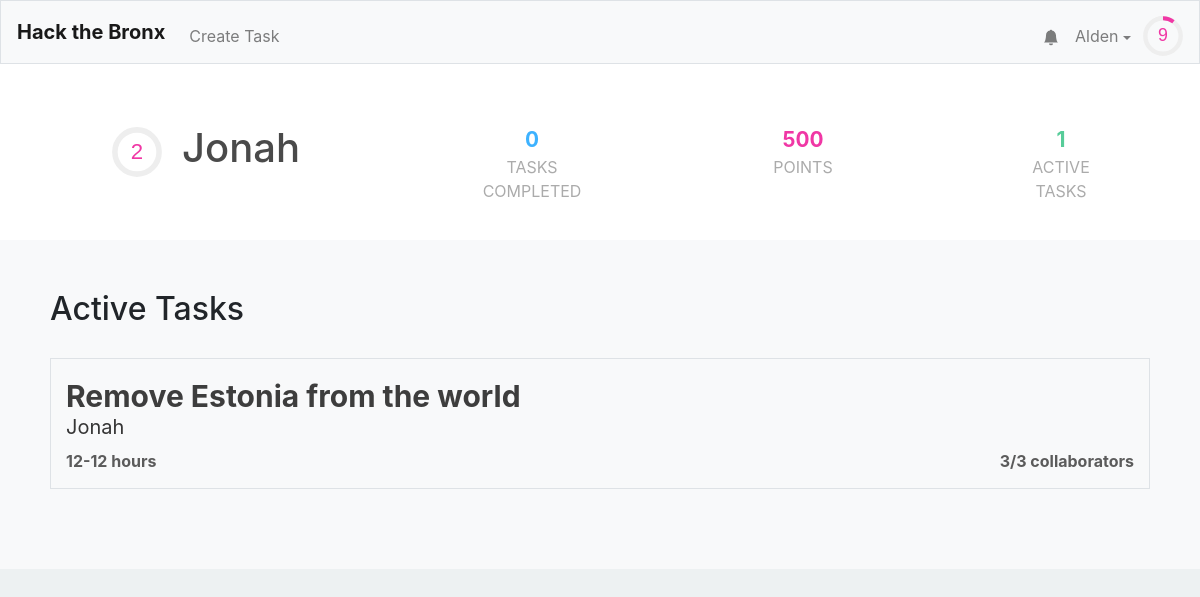
Screenshot of /profile/Jonah (signed in) with the database file from the repository.
### tables this page shows
CREATE TABLE "users" (
	"id"	INTEGER NOT NULL UNIQUE,
	"username"	TEXT NOT NULL UNIQUE,
	"hash"	TEXT NOT NULL,
	"email"	TEXT,
	"tasks"	TEXT,
	"points"	INTEGER NOT NULL DEFAULT 0,
	"numcomplete"	INTEGER NOT NULL DEFAULT 0,
	"notifications"	BLOB,
	PRIMARY KEY("id" AUTOINCREMENT)
);

CREATE TABLE "tasks" (
	"id"	INTEGER NOT NULL UNIQUE,
	"title"	TEXT NOT NULL,
	"description"	TEXT,
	"languages"	BLOB,
	"image"	TEXT,
	"hmin"	INTEGER,
	"hmax"	INTEGER,
	"cmax"	INTEGER,
	"collaborators"	TEXT,
	"creator"	INTEGER,
	PRIMARY KEY("id" AUTOINCREMENT)
);

### application.py (the view)
@app.route("/profile/<username>")
@login_required
def profile(username):
    user = getuser(session, db)
    if user["username"] != username:
        other_user = get_user_from_name(username, db)
    else:
        other_user = user
    alltasks = db.execute("SELECT * FROM tasks")
    tasks = []
    for task in alltasks:
        if (task['creator'] == other_user['id'] or other_user['id'] in debyte(task['collaborators'])):
            task['creator'] = other_user["username"]
            task["collaborators-count"] = len(debyte(task['collaborators']))
            task["points"] = calculate_points(task)
            tasks.append(task)
    tags = [] #[("f091","Top 100")]
    return render_template("profile.html",tags=tags,other_user=other_user,user=user,active_tasks=tasks,task_count=len(tasks), len=len)

### application.py (called while the page is built)
@app.after_request
def after_request(response):
    response.headers["Cache-Control"] = "no-cache, no-store, must-revalidate"
    response.headers["Expires"] = 0
    response.headers["Pragma"] = "no-cache"
    return response

### helpers.py (called while the page is built)
def login_required(f):
    @wraps(f)
    def decorated_function(*args, **kwargs):
        if session.get("user_id") is None:
            return redirect("/login")
        return f(*args, **kwargs)
    return decorated_function

def debyte(obj):
    return pickle.loads(obj)

def getuser(session, db):
    user =  db.execute("SELECT * FROM users WHERE id = :id", id=session["user_id"])[0]
    user["level"]=int(user['points']**.5//8)
    user["level-progress"] = (user['points']**.5/8-user["level"])*100
    user["notifications"] = debyte(user["notifications"]) if user["notifications"] else []
    user["notification-amount"] = len(user["notifications"])
    return user

def get_user_from_name(name, db):
    user =  db.execute("SELECT * FROM users WHERE username = :name", name=name)[0]
    user["level"]=int(user['points']**.5//8)
    user["level-progress"] = (user['points']**.5%8)/(((user["level"]+1)*8)**2)
    return user

def calculate_points(task):
    if task['hmin'] and task['hmax']:
        total = int(min((task['hmin']+task['hmax'])/2 * 100, 500))
    else:
        total = 0
    return total

### templates/profile.html (shortened to what this page needs)
{% extends "layout.html" %}
{% block head %}
    <link href="/static/profile.css" rel="stylesheet">
    <link rel="stylesheet" href="https://use.fontawesome.com/releases/v5.0.7/css/all.css">
	<link href="https://cdnjs.cloudflare.com/ajax/libs/font-awesome/4.7.0/css/font-awesome.min.css" rel="stylesheet"/>
{% endblock %}
{% block mainnocont %}
	<div class="profile-outer">
		<div class="name-wrapper">
			<div class = "name-section">
			 	<div style="display: flex; align-items: center;">
					<div style = "margin-left: 12px;">
						<svg viewBox="0 0 36 36" class="level-display-outer">
							<path class="level-display-bg"
				        d="M18 2.0845
				          a 15.9155 15.9155 0 0 1 0 31.831
				          a 15.9155 15.9155 0 0 1 0 -31.831"
				      />
						  <path class = "level-display"
						    d="M18 2.0845
						      a 15.9155 15.9155 0 0 1 0 31.831
						      a 15.9155 15.9155 0 0 1 0 -31.831"
						    fill="none"
						    stroke="#444";
						    stroke-width="1";
						    stroke-dasharray="{{ other_user["level-progress"] }}, 100";
						  />
						  <text x="18" y="22.8" class="level">{{other_user["level"]}}</text>
						</svg>
					</div>
					<h1 class="profile-username">{{other_user["username"]}}</h1>
				</div>
				<div class = "tasks-completed">
					<span>{{ other_user["numcomplete"] }}</span>
					<div>Tasks Completed</div>
				</div>
				<div class = "point-count">
					<span>{{ other_user["points"] }}</span>
					<div>Points</div>
				</div>
				<div class = "active-tasks">
					<span>{{ task_count }}</span>
					<div>Active Tasks</div>
				</div>
			</div>
		</div>
		<div class = "information">
			<h2>Active Tasks</h2>
			<div class = "a-tasks">
				{% for task in active_tasks %}
					<a class = "div-link" href="/task/{{task.id}}">
						<div class="task">
							<span class="task-name">{{ task["title"] }}</span>
							<span class="task-creator">{{ task["creator"] }}</span>
							<div class="task-stats">
								<span class="task-time">{{ task["hmin"] }}-{{ task["hmax"] }} hours</span>
								<span class="task-collaborator-count">{{task["collaborators-count"] }}/{{ task["cmax"] }} collaborators</span>
							</div>
						</div>
					</a>
				{% endfor %}
			</div>
		</div>
	</div>
{% endblock %}

### templates/layout.html (shortened to what this page needs)
<!DOCTYPE html>
<html lang="en">
    <head>
        <link href="https://maxcdn.bootstrapcdn.com/bootstrap/4.1.3/css/bootstrap.min.css" rel="stylesheet">
        {% block head %}{% endblock %}
        <link href="/static/styles.css" rel="stylesheet">
    </head>
    <body>
        <nav style = "height: 8vh" class="navbar navbar-expand-md navbar-light bg-light border">
            <a class="navbar-brand" href="/"><b>Hack the Bronx</b></a>
            <div class="collapse navbar-collapse" id="navbar">
                {% if session.user_id %}
                    <ul class="navbar-nav mt-2">
                        <li class="nav-item"><a class="nav-link" href="/taskCreation">Create Task</a></li>
                    </ul>
                    <ul class="navbar-nav ml-auto mt-2">
                        <li style="position: relative; transform:translateX(8px) translateY(7.5px);"class="nav-item"><a class="nav-link" href="/notifications"><svg xmlns="http://www.w3.org/2000/svg" width="16" height="16" fill="currentColor" class="bi bi-bell-fill" viewBox="0 0 16 16">
  <path d="M8 16a2 2 0 0 0 2-2H6a2 2 0 0 0 2 2zm.995-14.901a1 1 0 1 0-1.99 0A5.002 5.002 0 0 0 3 6c0 1.098-.5 6-2 7h14c-1.5-1-2-5.902-2-7 0-2.42-1.72-4.44-4.005-4.901z"/>
</svg></a><span style="display:{{ "none" if user["notification-amount"] == 0 else "flex" }};" class="notification-circle">{{user["notification-amount"]}}</span></li>
                        <li class="nav-item">
                            <div id="user-information-dropdown">
                              <button onclick="showUserDropdown()" id="user-information-dropname" class="nav-link">{{ session.user_name }} <span class="dropdown-caret"></span></button>
                            </div>
                        </li>
                        <li class="nav-item">
                            <div style = "margin-left: -4px;">
                                <svg viewBox="0 0 36 36" style="transform: translateY(8px); width: 40px;">
                                    <path class="level-display-bg"
                                d="M18 2.0845
                                  a 15.9155 15.9155 0 0 1 0 31.831
                                  a 15.9155 15.9155 0 0 1 0 -31.831"
                              />
                                  <path class = "level-display"
                                    d="M18 2.0845
                                      a 15.9155 15.9155 0 0 1 0 31.831
                                      a 15.9155 15.9155 0 0 1 0 -31.831"
                                    fill="none"
                                    stroke="#444";
                                    stroke-width="1";
                                    stroke-dasharray="{{ user["level-progress"] }}, 100";
                                  />
                                  <text x="18" y="22.8" class="level">{{user["level"]}}</text>
                                </svg>
                            </div>
                        </li>
                    </ul>
                {% endif %}
            </div>
        </nav>
        {% block mainnocont %}{% endblock %}
        <main class="container p-5">
        </main>
    </body>
</html>

### static/profile.css (style rules this page uses)
.profile-username { color:var(--text-medium-1); margin-left: 20px; }
.name-section,.name-wrapper { color: var(--text-medium-2); padding: 30px 100px; background: white; width: 100%; display: flex; }
.name-wrapper { padding: 30px 0px; display: block; }
.information { left:0; right: 0; display: block; background: var(--foreground-1); width: 100%; padding: 50px 50px; }
.tasks-completed { display: flex; flex-direction: column; align-items-content: center; text-align: center; width: 200px; padding: 0; height: 50px; margin-left: 180px; }
.tasks-completed span { font-weight: bold; font-size: 1.3em; color: var(--focus-skyblue); }
.tasks-completed div { color: var(--text-light); text-transform: uppercase; }
.point-count { display: flex; flex-direction: column; align-items-content: center; text-align: center; width: 150px; height: 50px; margin-left: 180px; }
.point-count span { font-weight: bold; font-size: 1.3em; color: var(--focus-pink); }
.point-count div { color: var(--text-light); text-transform: uppercase; }
.active-tasks { display: flex; flex-direction: column; align-items-content: center; text-align: center; width: 150px; height: 50px; margin-left: 180px; }
.active-tasks span { font-weight: bold; font-size: 1.3em; color: var(--focus-mint); }
.active-tasks div { color: var(--text-light); text-transform: uppercase; }
body { background: var(--background-1); }
.task { margin: 30px 0; background: #F8F9FA; border: 1px solid #DEE2E6; padding: 15px; display: flex; flex-direction: column; transition: .1s; color: #3d3d3d; }
.task-name { font-size: 30px; font-weight: bold; }
.task-creator { transform: translateY(-7px); color: #353535; font-size: 20px; }
.task-points, .task-time, .task-collaborator-count { color: #5B5B5B; font-weight: bold; }
.task-stats { display: flex; justify-content: space-between; width: 100%; }

### static/styles.css (style rules this page uses)
:root { --text-main: #323232; --text-weak: #525252; --text-medium-1: #4a4a4a; --text-medium-2: #3d3d3d; --text-light: #ababab; --input-text: #495057; --input-border: #ced4da; --table-border: #ddd; --close-button: #aaa; --close-button-hover: black; --level-display-bg: #eee; --foreground-0: white; --foreground-1: #F8F9FA; --foreground-2: #e5e5f7; --foreground-3: #F5F5FF; --foreground-4: #f2f2f2; --tag-text: #8282a1; --tag-remove:#b4b4d4; --border-1: #DEE2E6; --background-1: #EDF1F2; --focus-skyblue: #3DB2FF; --focus-pink: #f037a5; --focus-mint: #57CC99; --focus-selectblue : #007bff; --focus-navyblue: #2D46B9; --focus-green-light: #2FDD92; --focus-green-dark: #34BE82; --focus-red-light: #EC255A; --focus-red-dark: #d11749; --error-red: #ff759d; --error-text: #8a1134; font-size: 2vh; }
#user-information-dropname { background: none; padding: 16px; border: none; cursor: pointer; }
.dropdown-caret { display: inline-block; width: 0; height: 0; vertical-align: middle; content: ""; border-style: solid; border-width: 4px 4px 0; border-right-color: transparent; border-bottom-color: transparent; border-left-color: transparent; }
#user-information-dropname { position: relative; display: inline-block; }
.level-display-outer { width: 50px; }
.level { fill: var(--focus-pink); font-family: sans-serif; font-size: 1em; text-anchor: middle; }

### rows the page displays
users: user_name "Alden"
users: username "Jonah", numcomplete "0", points "500"
tasks: title "Remove Estonia from the world", creator "Jonah", hmin "12", hmax "12", cmax "3"

### other values shown
{{ user["level"] }} "9"
{{ other_user["level"] }} "2"
{{ task_count }} "1"
